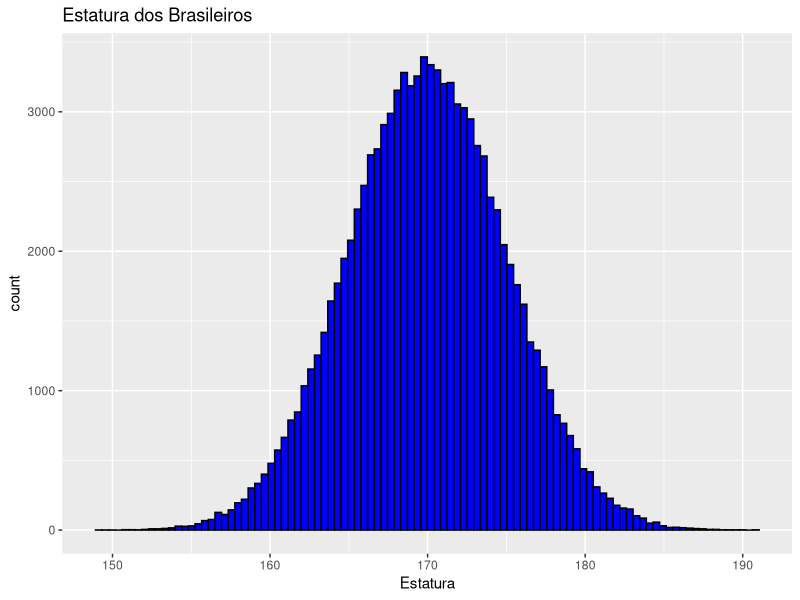
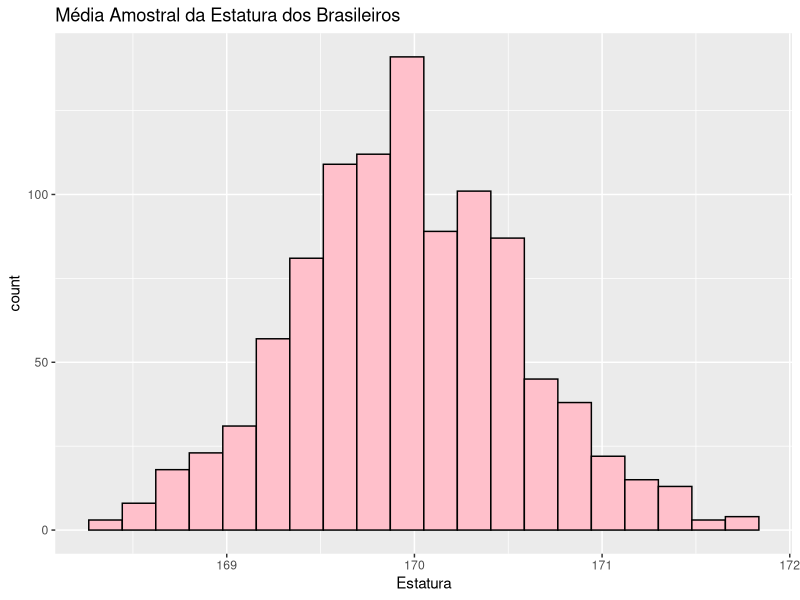
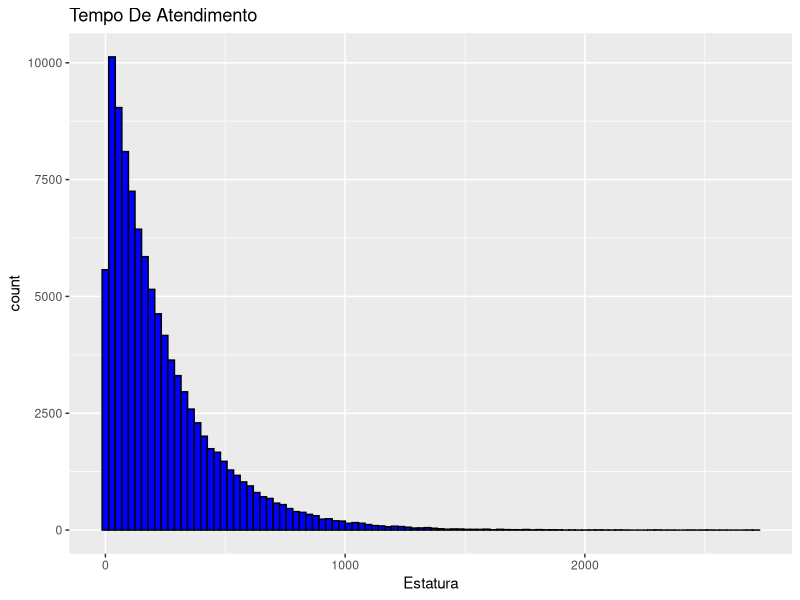
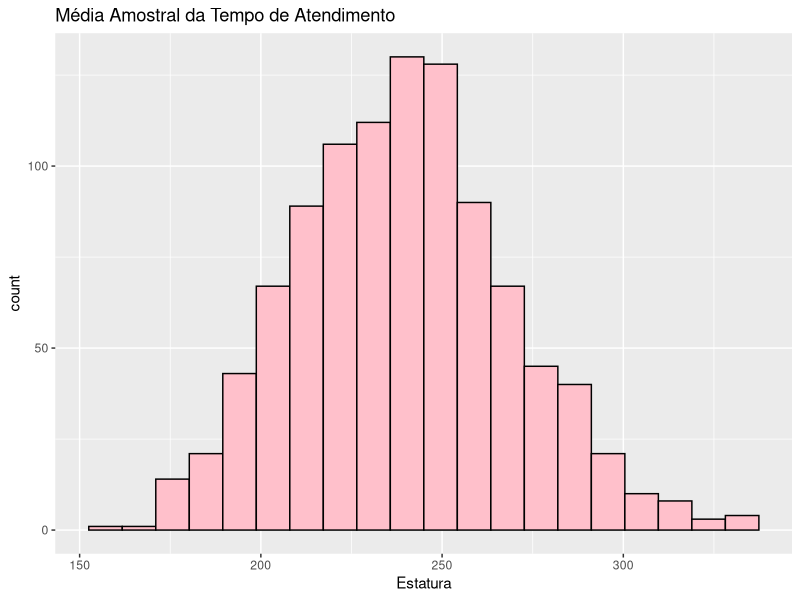
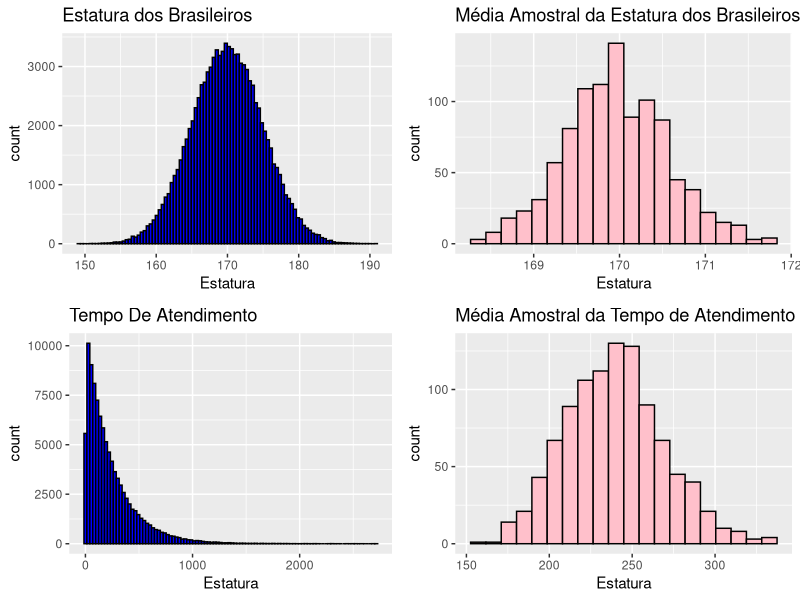

Generate these figures, in order, with R:
####################################################################################################################################
##################################           SIMULANDO O TEOREMA DO LIMITE CENTRAL           ####################################### 
####################################################################################################################################


######         O teorema do limite central: as médias de amostras grandes e aleatórias são aproximadamente normais,           ######
######                                    INDEPENDENTEMENTE de suas distribuições                                             ######
  
#install.packages("ggplot2")
#install.packages("gridExtra")

library(ggplot2)
library(gridExtra)

# X é variável aleatória da estatura dos brasileiros. Seja X com distribuição normal média 170 cm e variância de 25cm
Pop<- data.frame(rnorm(100000,170,5))

colnames(Pop)<-"Estatura"
mean(Pop$Estatura)

G1<-ggplot(data=Pop,aes(x=Estatura))+
  geom_histogram(fill='blue',color='black',bins=100)+
  ggtitle("Estatura dos Brasileiros")
G1

# Extração de 1000 amostras de tamanho 64 e cálculo da média de cada amostra
Media_Amostral=data.frame()

for(i in 1:1000){
  x=sample(Pop$Estatura,64)
  x_barra=mean(x)
  Media_Amostral=rbind(Media_Amostral,x_barra)
}

colnames(Media_Amostral)<- "Estatura"

#Média das médias amostrais
mean(Media_Amostral$Estatura)
sd(Media_Amostral$Estatura)

G2<-ggplot(data=Media_Amostral,aes(x=Estatura))+
  geom_histogram(fill='pink',color='black',bins=20)+
  ggtitle("Média Amostral da Estatura dos Brasileiros")
G2

# X é variável aleatória do tempo de atendimento em um call center. Seja X com exponencial com média 240 segundos.
Pop<-data.frame(rexp(100000,1/240))

colnames(Pop)<-"Estatura"
mean(Pop$Estatura)

G3<-ggplot(data=Pop,aes(x=Estatura))+
  geom_histogram(fill='blue',color='black',bins=100)+
  ggtitle("Tempo De Atendimento")
G3

# Extração de 1000 amostras de tamanho 64 e cálculo da média de cada amostra
Media_Amostral=data.frame()

for(i in 1:1000){
  x=sample(Pop$Estatura,64)
  x_barra=mean(x)
  Media_Amostral=rbind(Media_Amostral,x_barra)
}

colnames(Media_Amostral)<- "Estatura"

#Média das médias amostrais
mean(Media_Amostral$Estatura)
sd(Media_Amostral$Estatura)

G4<-ggplot(data=Media_Amostral,aes(x=Estatura))+
  geom_histogram(fill='pink',color='black',bins=20)+
  ggtitle("Média Amostral da Tempo de Atendimento")
G4


grid.arrange(G1,G2,G3,G4, ncol=2, nrow = 2)
dev.copy(png, file = "grafico_TLC.png", width = 800, height = 600)
dev.off()